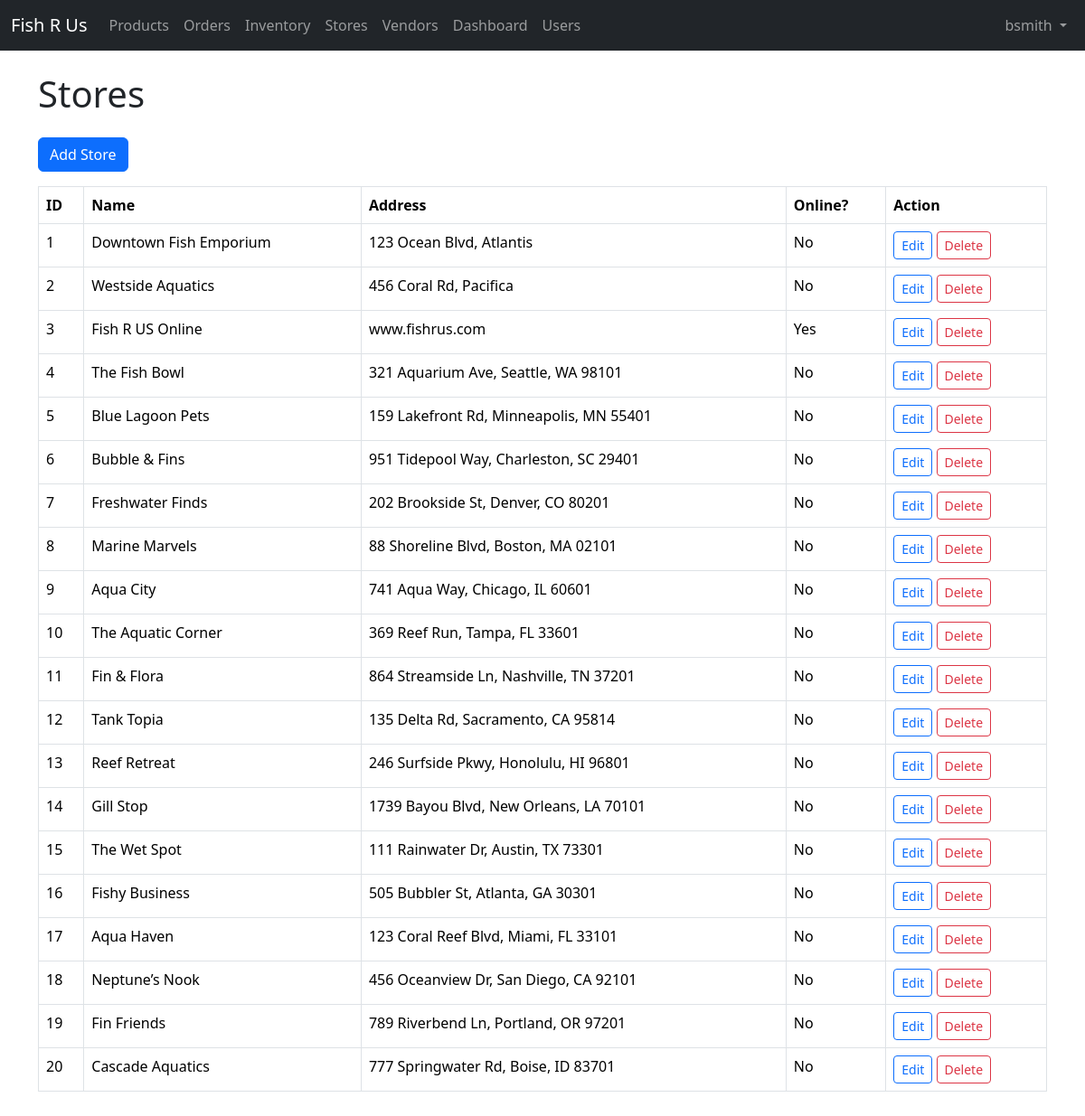
Screenshot of /src:php:/stores.php (signed in) with the database file from the repository.
### tables this page shows
CREATE TABLE `stores` (
  `id` int NOT NULL,
  `name` varchar(100) NOT NULL,
  `address` varchar(255) DEFAULT NULL,
  `is_online` tinyint(1) DEFAULT '0'
);

### src:php:/stores.php (the view, shortened to what this page needs)
<?php
include 'db.php';
include 'navbar.php';
$stores = $pdo->query("SELECT * FROM stores")->fetchAll(PDO::FETCH_ASSOC);
?>
<!DOCTYPE html><html lang="en"><head><meta charset="UTF-8">
<link href="https://cdn.jsdelivr.net/npm/bootstrap@5.3.3/dist/css/bootstrap.min.css" rel="stylesheet">
</head><body><div class="container py-4">
<h1 class="mb-4">Stores</h1>
<button class="btn btn-primary mb-3" data-bs-toggle="collapse" data-bs-target="#addStore">Add Store</button>
<table class="table table-bordered">
<thead><tr><th>ID</th><th>Name</th><th>Address</th><th>Online?</th><th>Action</th></tr></thead>
<tbody>
<?php foreach($stores as $s): ?>
<tr>
<td><?= $s['id'] ?></td>
<td><?= htmlspecialchars($s['name']) ?></td>
<td><?= htmlspecialchars($s['address']) ?></td>
<td><?= $s['is_online']?'Yes':'No' ?></td>
<td>
  <a href="stores.php?action=edit&id=<?= $s['id'] ?>" class="btn btn-sm btn-outline-primary">Edit</a>
  <a href="stores.php?action=delete&id=<?= $s['id'] ?>" class="btn btn-sm btn-outline-danger" onclick="return confirm('Delete store?');">Delete</a>
</td>
</tr>
<?php endforeach; ?>
</tbody></table>
</div><script src="https://cdn.jsdelivr.net/npm/bootstrap@5.3.3/dist/js/bootstrap.bundle.min.js"></script></body></html>

### rows the page displays
stores: id "1", name "Downtown Fish Emporium", address "123 Ocean Blvd, Atlantis", is_online "No"
stores: id "2", name "Westside Aquatics", address "456 Coral Rd, Pacifica", is_online "No"
stores: id "3", name "Fish R US Online", address "www.fishrus.com", is_online "Yes"
stores: id "4", name "The Fish Bowl", address "321 Aquarium Ave, Seattle, WA 98101", is_online "No"
stores: id "5", name "Blue Lagoon Pets", address "159 Lakefront Rd, Minneapolis, MN 55401", is_online "No"
stores: id "6", name "Bubble & Fins", address "951 Tidepool Way, Charleston, SC 29401", is_online "No"
stores: id "7", name "Freshwater Finds", address "202 Brookside St, Denver, CO 80201", is_online "No"
stores: id "8", name "Marine Marvels", address "88 Shoreline Blvd, Boston, MA 02101", is_online "No"
stores: id "9", name "Aqua City", address "741 Aqua Way, Chicago, IL 60601", is_online "No"
stores: id "10", name "The Aquatic Corner", address "369 Reef Run, Tampa, FL 33601", is_online "No"
stores: id "11", name "Fin & Flora", address "864 Streamside Ln, Nashville, TN 37201", is_online "No"
stores: id "12", name "Tank Topia", address "135 Delta Rd, Sacramento, CA 95814", is_online "No"
stores: id "13", name "Reef Retreat", address "246 Surfside Pkwy, Honolulu, HI 96801", is_online "No"
stores: id "14", name "Gill Stop", address "1739 Bayou Blvd, New Orleans, LA 70101", is_online "No"
stores: id "15", name "The Wet Spot", address "111 Rainwater Dr, Austin, TX 73301", is_online "No"
stores: id "16", name "Fishy Business", address "505 Bubbler St, Atlanta, GA 30301", is_online "No"
stores: id "17", name "Aqua Haven", address "123 Coral Reef Blvd, Miami, FL 33101", is_online "No"
stores: id "18", name "Neptune’s Nook", address "456 Oceanview Dr, San Diego, CA 92101", is_online "No"
stores: id "19", name "Fin Friends", address "789 Riverbend Ln, Portland, OR 97201", is_online "No"
stores: id "20", name "Cascade Aquatics", address "777 Springwater Rd, Boise, ID 83701", is_online "No"

### other values shown
$_SESSION['username'] "bsmith"
